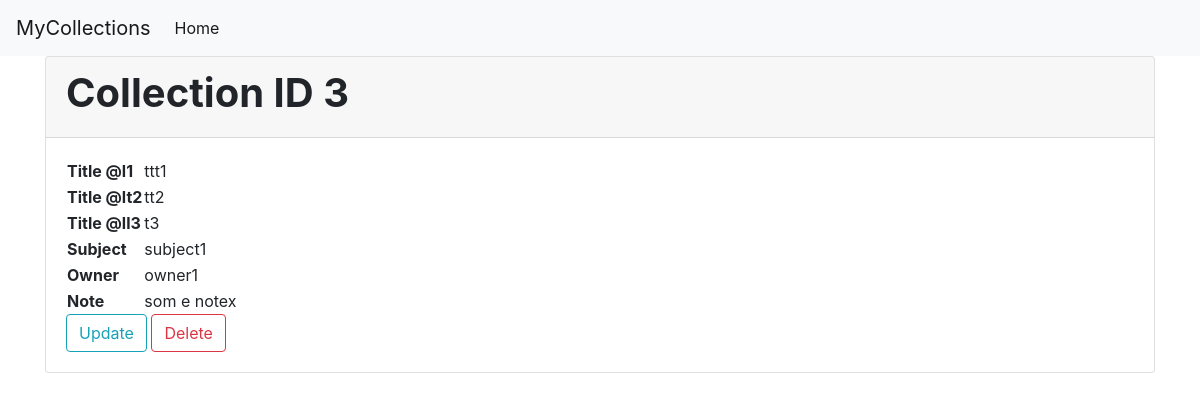
The app's page /collection/3 with its own data.
### mycollections/models.py (models this page shows)
class Collection(models.Model):
    subject = models.CharField(max_length=300, blank=True)
    owner = models.CharField(max_length=300, blank=True)
    note = models.TextField(blank=True)
    created_by = models.ForeignKey(
        User, on_delete=models.SET_NULL, related_name="collections",
        blank=True, null=True
    )
    def __str__(self):
        return str(self.id)

class CollectionTitle(models.Model):
    collection = models.ForeignKey(
        Collection, on_delete=models.CASCADE, related_name="has_titles"
    )
    name = models.CharField(max_length=500, verbose_name="Title")
    language = models.CharField(max_length=3)

### mycollections/views.py (the view)
# urls.py: path('collection/<int:pk>', views.CollectionDetailView.as_view(), name='collection_detail'),
class CollectionDetailView(DetailView):
    model = Collection
    template_name = 'mycollections/collection_detail.html'

### mycollections/templates/mycollections/collection_detail.html
{% extends "mycollections/base.html" %}
{% load crispy_forms_tags %}
{% block content %}
<div class="card">
	<div class="card-header">
		<h1><b>Collection ID {{ object }}</b></h1>
	</div>
	<div class="card-body">
		<table clsas="table">
			{% if object.has_titles %}
				{% for title in object.has_titles.all %}
					<tr>
						<th>Title @{{title.language}}</th>
						<td>{{title.name}}</td>
					</tr>
				{% endfor %}
			{% endif %}
			{% if object.subject %}
				<tr>
					<th>Subject</th>
					<td>{{ object.subject }}</td>
				</tr>
			{% endif %}
			{% if object.owner %}
				<tr>
					<th>Owner</th>
					<td>{{ object.owner }}</td>
				</tr>
			{% endif %}
			{% if object.note %}
				<tr>
					<th>Note</th>
					<td>{{ object.note }}</td>
				</tr>
			{% endif %}
		</table>
		<a class="btn btn-outline-info" href="{% url 'collection_update' pk=object.id %}">Update</a>
		<a class="btn btn-outline-danger" href="{% url 'collection_delete' pk=object.id %}">Delete</a>
	</div>
</div>
{% endblock content %}

### records on screen
Collection: id "3", subject "subject1", owner "owner1", note "som e notex"
CollectionTitle: language "l1", name "ttt1"
CollectionTitle: language "lt2", name "tt2"
CollectionTitle: language "ll3", name "t3"
